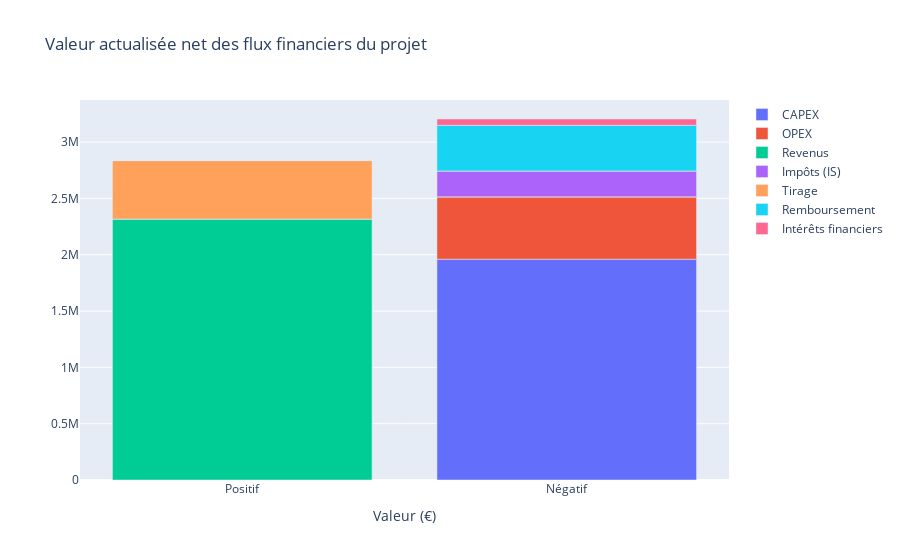

Source (notebook cell):
### Code cell
aa = pd.DataFrame(dd.loc[["CAPEX","OPEX","Revenus","Impôts (IS)","Tirage","Remboursement","Intérêts financiers"]].sum(1),columns=["Initial"])
aa["Positif"] = dd.sum(1).apply(lambda x : 0 if x < 0 else x)
aa["Négatif"] = -dd.sum(1).apply(lambda x : 0 if x > 0 else x)
fig = go.Figure()
list_to_show = ["CAPEX","OPEX","Revenus","Impôts (IS)","Tirage","Remboursement","Intérêts financiers"]
for flux in list_to_show:
    fig.add_trace(
        go.Bar(
        x = aa[["Positif","Négatif"]].columns,
        y = aa[["Positif","Négatif"]].loc[flux],
        name = flux
        )
    )

    fig.update_layout(
    barmode = "relative",
    title = "Valeur actualisée net des flux financiers du projet",
    xaxis_title = "Valeur (€)"
    )

fig.show()

### Figure 1 — Plotly figure (JSON) as saved in the notebook; plotly's stock layout.template omitted (floating-point values rounded to 4 significant figures)
{"data": [{"name": "CAPEX", "type": "bar", "x": ["Positif", "Négatif"], "y": [0, 1960000.0]}, {"name": "OPEX", "type": "bar", "x": ["Positif", "Négatif"], "y": [0, 553400.0]}, {"name": "Revenus", "type": "bar", "x": ["Positif", "Négatif"], "y": [2317000.0, 0]}, {"name": "Impôts (IS)", "type": "bar", "x": ["Positif", "Négatif"], "y": [0, 229900.0]}, {"name": "Tirage", "type": "bar", "x": ["Positif", "Négatif"], "y": [519400.0, 0]}, {"name": "Remboursement", "type": "bar", "x": ["Positif", "Négatif"], "y": [0, 405500.0]}, {"name": "Intérêts financiers", "type": "bar", "x": ["Positif", "Négatif"], "y": [0, 55910.0]}], "layout": {"barmode": "relative", "title": {"text": "Valeur actualisée net des flux financiers du projet"}, "xaxis": {"title": {"text": "Valeur (€)"}}}}
